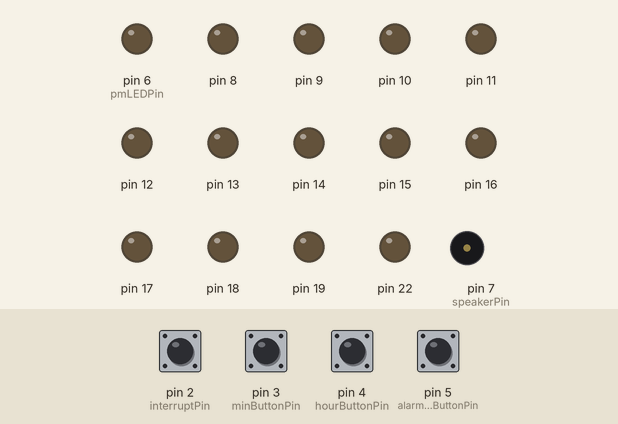
Simulated run of this sketch. Board: Arduino Uno, built with avr-gcc and run on an emulated ATmega328P. Parts: output pins drawn as LEDs (lit = HIGH), buzzer (waves = sounding). The inputs (shaded band) are chosen by the test bench; at power-on: pin 3 (minButtonPin), pin 4 (hourButtonPin), pin 5 (alarmSetButtonPin) HIGH, pin 2 (interruptPin) LOW. What the sketch prints to the serial monitor is not drawn.

Above: at 1.2 s.
1.3 s: pin 4 (hourButtonPin) pulled LOW for 0.15 s
At 2.2 s:
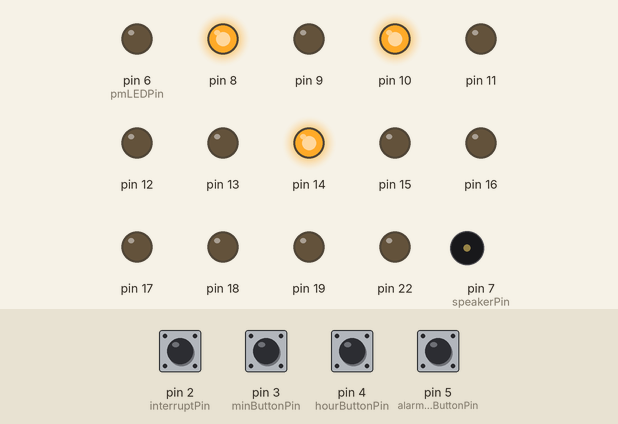
3.1 s: pin 5 (alarmSetButtonPin) pulled LOW for 0.15 s
At 4.0 s:
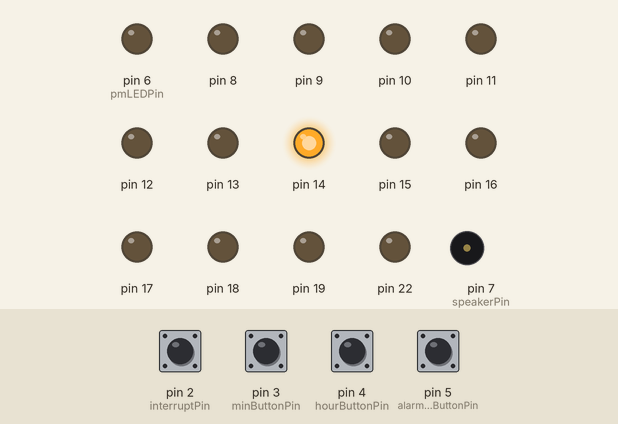
4.8 s: pin 3 (minButtonPin) pulled LOW for 1 s
At 6.89 s:
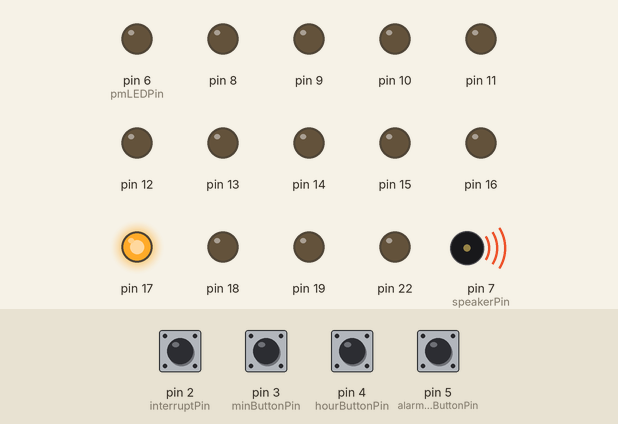
Timing chart, 0 to 13.8 s (numbered marks = the images above; inputs shaded):
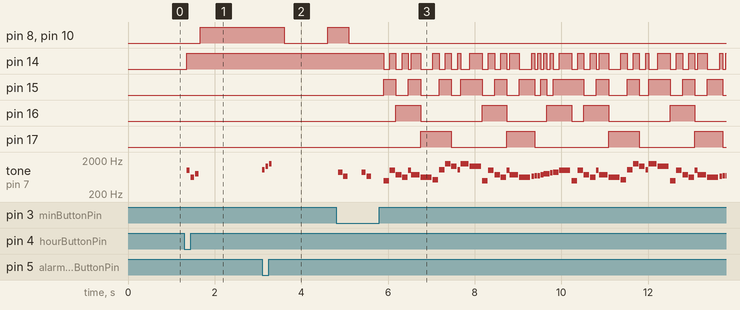

The sketch:

clock.ino
```cpp
/*
Project: clock
Theme: Pac-man
by Hector Miranda

This program is a combination from part A through D. It uses S3 on the LDB as the Alarm Set button.
To set the alarm we must press and hold the alarm button and then press either the minutes or hours buttons
to set the alarm time hours and alarm time minutes.

When the actual hours and minutes are equal to the alarmHours and alarmMinutes an
alarm should go off. The program uses the buzzer to create a pacman-like tone when the alarm goes off.

*/
#include <SPI.h>
#include <Wire.h>

// Pac-man melody notes
#define NOTE_B4  494
#define NOTE_B5  988
#define NOTE_FS5 740
#define NOTE_DS5 622
#define NOTE_C5  523
#define NOTE_C6  1047
#define NOTE_G6  1568
#define NOTE_E6  1319
#define NOTE_E5  659
#define NOTE_F5  698
#define NOTE_G5  784
#define NOTE_GS5 831
#define NOTE_A5  880
#define REST      0

const int minButtonPin = 3;
const int hourButtonPin = 4;
const int alarmSetButtonPin = 5;
const int pmLEDPin = 6;
const int speakerPin = 7;
const int interruptPin = 2;

volatile int timeKeeper = 0;
int seconds = 55, minutes = 59, hours = 1;
int alarmMinutes = 1, alarmHours = 2;
bool alarmSetMode = false, isPM = false, setMode = false, alarmHasFired = false;
byte minHighNibble, minLowNibble;
int lastMinute = -1;

int tempo = 105;
int melody[] = {
  NOTE_B4, 16, NOTE_B5, 16, NOTE_FS5, 16, NOTE_DS5, 16,
  NOTE_B5, 32, NOTE_FS5, -16, NOTE_DS5, 8, NOTE_C5, 16,
  NOTE_C6, 16, NOTE_G6, 16, NOTE_E6, 16, NOTE_C6, 32, NOTE_G6, -16, NOTE_E6, 8,
  NOTE_B4, 16, NOTE_B5, 16, NOTE_FS5, 16, NOTE_DS5, 16, NOTE_B5, 32,
  NOTE_FS5, -16, NOTE_DS5, 8, NOTE_E5, 32, NOTE_F5, 32,
  NOTE_F5, 32, NOTE_FS5, 32, NOTE_G5, 32, NOTE_G5, 32, NOTE_GS5, 32, NOTE_A5, 16, NOTE_B5, 8
};
int notes = sizeof(melody) / sizeof(melody[0]) / 2;
int wholenote = (60000 * 4) / tempo;
int divider = 0, noteDuration = 0;

void setup() {
  Serial.begin(9600);
  Serial.println("Starting...");

  pinMode(hourButtonPin, INPUT_PULLUP);
  pinMode(minButtonPin, INPUT_PULLUP);
  pinMode(alarmSetButtonPin, INPUT_PULLUP);
  pinMode(pmLEDPin, OUTPUT);
  pinMode(speakerPin, OUTPUT);
  pinMode(interruptPin, INPUT);

  DDRB = B11111111;
  DDRC = B11111111;
  PORTC = hours - 1;

  attachInterrupt(digitalPinToInterrupt(interruptPin), Sixty_Hz, RISING);
}

void loop() {
  checkAlarmSetButton();

  if (!alarmSetMode) checkButtons();
  if (!alarmSetMode && !setMode) updatePMIndicator();

  if (!setMode && !alarmSetMode && timeKeeper >= 60) {
    timeKeeper -= 60;
    seconds++;

    if (seconds > 59) {
      seconds = 0;
      minutes++;
      playTickMinute();
      if (minutes > 59) {
        minutes = 0;
        hours = (hours + 1) % 24;
        playTickHour();
        updatePMIndicator();
      }
      PORTC = displayHour12() - 1;  // map 1–12 to 0–11

    }

    printTimeToSerial();
    displayMinutes();
    lastMinute = minutes;
  }

  if (!alarmHasFired && !setMode && !alarmSetMode && hours == alarmHours && minutes == alarmMinutes) {
    Serial.println("!!! Alarm Triggered — Time MATCHED Alarm Time !!!");
    playAlarm();
    alarmHasFired = true;
  }

  if (hours != alarmHours || minutes != alarmMinutes) alarmHasFired = false;

  if (setMode || alarmSetMode) {
    printTimeToSerial();
    displayMinutes();
    delay(250);
    setMode = false;
    alarmSetMode = false;
  }
}

int displayHour12() {
  int h = hours % 12;
  return (h == 0) ? 12 : h;
}


void Sixty_Hz() {
  timeKeeper++;
}

void displayMinutes() {
  minHighNibble = minutes / 10;
  minLowNibble = minutes % 10;

  PORTB = minLowNibble;
  PORTB |= 0b00010000;
  PORTB &= 0b11101111;

  PORTB = minHighNibble;
  PORTB |= 0b00100000;
  PORTB &= 0b11011111;
}

void checkButtons() {
  if (digitalRead(hourButtonPin) == LOW) {
    delay(50);
    if (digitalRead(hourButtonPin) == LOW) {
      hours = (hours + 1) % 24;
      PORTC = displayHour12() - 1;
      updatePMIndicator();
      setMode = true;
      Serial.print("Hour manually set to: ");
      Serial.println(hours);
      playTickHour();
    }
  }

  if (digitalRead(minButtonPin) == LOW) {
    delay(50);
    if (digitalRead(minButtonPin) == LOW) {
      minutes = (minutes + 1) % 60;
      setMode = true;
      Serial.print("Minute manually set to: ");
      Serial.println(minutes);
      playTickMinute();
    }
  }
}

void updatePMIndicatorFromHour(int hour) {
  isPM = hour >= 12;
  digitalWrite(pmLEDPin, isPM ? HIGH : LOW);
}


void checkAlarmSetButton() {
  static bool s3PreviouslyPressed = false;
  static unsigned long lastPress = 0;
  static bool shouldDisplayAlarmTime = false;

  bool s3Pressed = digitalRead(alarmSetButtonPin) == LOW;
  bool minPressed = digitalRead(minButtonPin) == LOW;
  bool hourPressed = digitalRead(hourButtonPin) == LOW;

  if (s3Pressed) {
    if (!s3PreviouslyPressed) {
      Serial.println("=== ALARM SET MODE ACTIVE ===");
      s3PreviouslyPressed = true;
      playTickAlarm();
    }
    alarmSetMode = true;

    if (hourPressed && millis() - lastPress > 250) {
      alarmHours = (alarmHours + 1) % 24;
      Serial.print("Alarm Hour set to: ");
      Serial.println(alarmHours);
      PORTC = displayAlarmHour12() - 1;
      updatePMIndicatorFromHour(alarmHours);
      playTickHour();
      lastPress = millis();
    }

    if (minPressed && millis() - lastPress > 250) {
      alarmMinutes = (alarmMinutes + 1) % 60;
      Serial.print("Alarm Minute set to: ");
      Serial.println(alarmMinutes);
      displayAlarmMinutes();
      playTickMinute();
      lastPress = millis();
    }

    displayAlarmMinutes();
    updatePMIndicatorFromHour(alarmHours);
  } else {
    if (s3PreviouslyPressed) shouldDisplayAlarmTime = true;
    s3PreviouslyPressed = false;
    alarmSetMode = false;
  }

  if (shouldDisplayAlarmTime) {
    Serial.print("=== ALARM TIME PREVIEW === ");
    Serial.print(alarmHours);
    Serial.print(" : ");
    if (alarmMinutes < 10) Serial.print("0");
    Serial.print(alarmMinutes);
    Serial.print(" ");
    Serial.println(alarmHours >= 12 ? "PM" : "AM");

    PORTC = displayAlarmHour12() - 1;
    displayAlarmMinutes();
    updatePMIndicatorFromHour(alarmHours);
    delay(1000);

    PORTC = hours - 1;
    displayMinutes();
    updatePMIndicatorFromHour(hours);
    shouldDisplayAlarmTime = false;
  }

  if (!s3Pressed && !shouldDisplayAlarmTime) updatePMIndicatorFromHour(hours);
}

void displayAlarmMinutes() {
  byte alarmMinHighNibble = alarmMinutes / 10;
  byte alarmMinLowNibble = alarmMinutes % 10;

  PORTB = alarmMinLowNibble;
  PORTB |= 0b00010000;
  PORTB &= 0b11101111;

  PORTB = alarmMinHighNibble;
  PORTB |= 0b00100000;
  PORTB &= 0b11011111;
}

void updatePMIndicator() {
  isPM = hours >= 12;
  digitalWrite(pmLEDPin, isPM ? HIGH : LOW);
}

int displayAlarmHour12() {
  int h = alarmHours % 12;
  return (h == 0) ? 12 : h;
}

void printTimeToSerial() {
  int displayHour = hours % 12;
  if (displayHour == 0) displayHour = 12;
  Serial.print(displayHour);
  Serial.print(" : ");
  if (minutes < 10) Serial.print("0");
  Serial.print(minutes);
  Serial.print(" : ");
  if (seconds < 10) Serial.print("0");
  Serial.print(seconds);
  Serial.print(" ");
  Serial.println(isPM ? "PM" : "AM");
}

void playAlarm() {
  Serial.println("=== ALARM SOUNDING START ===");
  for (int repeat = 0; repeat < 3; repeat++) {
    for (int i = 0; i < notes * 2; i += 2) {
      PORTC = (alarmHours + (i / 2)) % 12;
      divider = melody[i + 1];
      noteDuration = (divider > 0) ? wholenote / divider : (wholenote / abs(divider)) * 1.5;
      tone(speakerPin, melody[i], noteDuration * 0.9);
      delay(noteDuration);
      noTone(speakerPin);
    }
  }
  PORTC = hours - 1;
  Serial.println("=== ALARM SOUNDING END ===");
}

void playTickMinute() {
  tone(speakerPin, 880, 100);
  delay(120);
  tone(speakerPin, 660, 100);
  delay(120);
  noTone(speakerPin);
}

void playTickHour() {
  tone(speakerPin, 988, 80);
  delay(100);
  tone(speakerPin, 622, 80);
  delay(100);
  tone(speakerPin, 784, 80);
  delay(120);
  noTone(speakerPin);
}

void playTickAlarm() {
  tone(speakerPin, 1047, 60);
  delay(80);
  tone(speakerPin, 1319, 60);
  delay(80);
  tone(speakerPin, 1568, 60);
  delay(100);
  noTone(speakerPin);
}
```

Measured:
- after the input at 1.3 s, pin 8, pin 10: LOW → HIGH after 0.37 s; pin 14: LOW → HIGH after 0.05 s; tone on pin 7 (speakerPin): plays 988 Hz for 0.08 s, 622 Hz for 0.08 s, 784 Hz for 0.08 s, starting after 0.05 s
- after the input at 3.1 s, pin 8, pin 10: HIGH → LOW after 0.51 s, → HIGH 1.0 s later; tone on pin 7 (speakerPin): plays 1047 Hz for 0.06 s, 1319 Hz for 0.06 s, 1568 Hz for 0.06 s, starting at once
- after the input at 4.8 s, pin 8, pin 10: HIGH → LOW after 0.29 s
